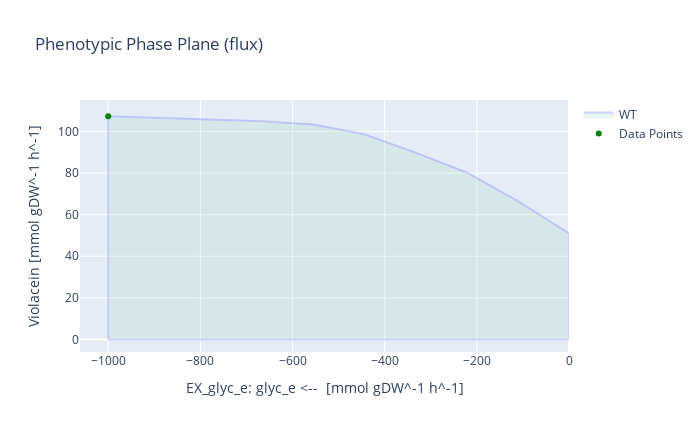

Notebook code cell kept with this figure:
### Code cell
# With glycerol as substrate
medium = model_LB_vio_fad.medium
with model_LB_vio_fad:
    medium['EX_glc__D_e'] = 0
    medium['EX_glyc_e'] = 1000
    model_LB_vio_fad.medium = medium
    model_LB_vio_fad.objective = model_LB_vio_fad.reactions.Growth
    growth_rate = model_LB_vio_fad.optimize().objective_value
    model_LB_vio_fad.objective = model_LB_vio_fad.reactions.Violacein
    violacein_production = model_LB_vio_fad.optimize().objective_value
    violacein_glyc_yield = violacein_production / (-1*model_LB_vio_fad.reactions.EX_glyc_e.flux)
    
    print('Growth rate for V. natriegens [h^-1]:', growth_rate)
    print('Max. violacein production [mmol gDW^-1 h^-1]:', violacein_production)
    print('Theoretical maximum yield [mmol_vio / mmol_glyc]:', violacein_glyc_yield)
    
    model_LB_vio_fad.reactions.EX_glyc_e.bounds = -1000,0
    result = phenotypic_phase_plane(model_LB_vio_fad, 
                                variables=[model_LB_vio_fad.reactions.EX_glyc_e],
                                objective=model_LB_vio_fad.reactions.Violacein,
                                points=10)
    x = result.data_frame.EX_glyc_e[result.data_frame.objective_upper_bound.idxmax()]
    y = result.data_frame.objective_upper_bound[result.data_frame.objective_upper_bound.idxmax()]
    result.plot(plotter, points=[(x,y)], points_colors=["green"])
    print("The optimal glycerol uptake for Violacein flux is:", result.data_frame.EX_glyc_e[result.data_frame.objective_upper_bound.idxmax()])

### Figure 1 — Plotly figure (JSON) as saved in the notebook; plotly's stock layout.template omitted (floating-point values rounded to 4 significant figures)
{"data": [{"fill": "toself", "fillcolor": "#B3E2CD", "hoverinfo": "none", "marker": {"line": {"color": "#B3E2CD"}, "opacity": 0.3}, "mode": "lines", "name": "WT", "opacity": 0.3, "type": "scatter", "x": [-1000, -888.9, -777.8, -666.7, -555.6, -444.4, -333.3, -222.2, -111.1, 0, 0, -111.1, -222.2, -333.3, -444.4, -555.6, -666.7, -777.8, -888.9, -1000, -1000, -1000], "y": [0, -4.263e-14, 0, 0, 0, 0, -1.137e-13, 0, 1.421e-14, -2.842e-14, 51.03, 66.54, 80.29, 89.86, 98.65, 103.4, 105.0, 105.8, 106.6, 107.3, 0, 107.3]}, {"marker": {"color": ["green"]}, "mode": "markers", "name": "Data Points", "type": "scatter", "x": [-1000], "y": [107.3]}], "layout": {"height": 432, "title": {"text": "Phenotypic Phase Plane (flux)"}, "width": 700, "xaxis": {"autorange": true, "range": [-1061.0, 0], "title": {"text": "EX_glyc_e: glyc_e <--  [mmol gDW^-1 h^-1]"}, "type": "linear"}, "yaxis": {"autorange": true, "range": [-6.061, 115.2], "title": {"text": "Violacein [mmol gDW^-1 h^-1]"}, "type": "linear"}}}
